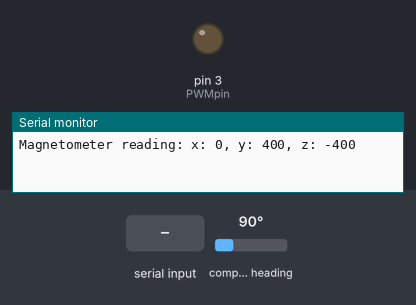
Recording of a sketch running on a simulated Arduino Uno, built with avr-gcc and run on an emulated ATmega328P. Parts: output pins drawn as LEDs (lit = HIGH), the last lines printed to the serial monitor. Wiring (inferred from the names in the program): HMC5883L compass at I2C address 0x1E. The inputs (shaded band) are chosen by the test bench; at power-on: compass heading 90°.

Above: at 1.2 s.
1.3 s: "90,45\n" received over Serial
At 2.4 s:
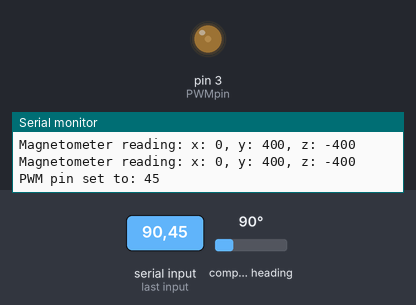
3.5 s: "30,150\n" received over Serial
At 5.2 s:
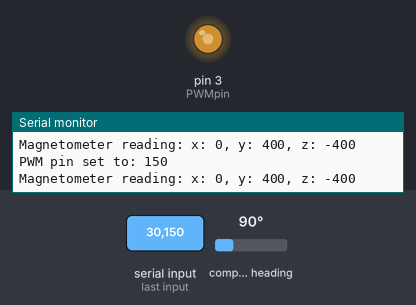
5.5 s: "90\n" received over Serial
At 6.9 s:
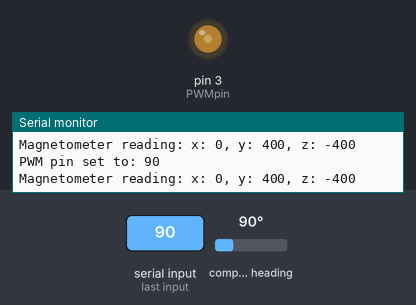
7.5 s: "200\n" received over Serial
At 8.6 s:
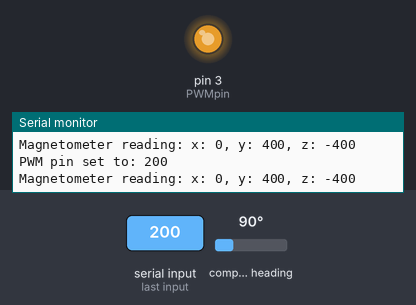
Timing chart, 0 to 10.5 s (numbered marks = the images above; inputs shaded):
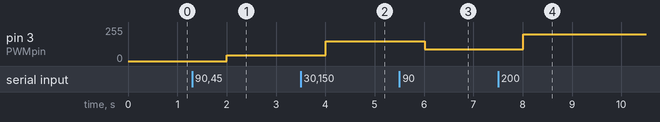

The sketch:

SetPWMReadMagnetometer.ino
```cpp
#include <Wire.h>
#define PWMpin 3
#define address 0x1E

String output;

void setup() {
  Serial.begin(9600);
  pinMode(PWMpin, OUTPUT);

  Wire.begin();
  Wire.beginTransmission(address); // open communication with HMC5883
  Wire.write(0x02); // select mode register
  Wire.write(0x00); // continuous measurement mode
  Wire.endTransmission();
}

void loop() {
  while (Serial.available() > 0) {
    int level = Serial.parseInt();
    if (Serial.read() == '\n') {
      level = constrain(level, 0, 255);
      analogWrite(PWMpin, level);
      Serial.print("PWM pin set to: ");
      Serial.println(level);
    }
  }

  delay(500);
  readMagnetometer();
  delay(500);
}

void readMagnetometer() {
  int x, y, z;
  Wire.beginTransmission(address);
  Wire.write(0x03);
  Wire.endTransmission();
  Wire.requestFrom(address, 6);
  if (Wire.available() >= 6) {
    x = Wire.read()<<8;
    x |= Wire.read();
    z = Wire.read()<<8;
    z |= Wire.read();
    y = Wire.read()<<8;
    y |= Wire.read();
  }
  output = "Magnetometer reading: x: ";
  output += x;
  output += ", y: ";
  output += y;
  output += ", z: ";
  output += z;
  Serial.println(output);
}
```

Measured:
- after the input at 1.3 s, pin 3 (PWMpin): 0/255 → 45/255 after 0.70 s
- after the input at 3.5 s, pin 3 (PWMpin): 45/255 → 150/255 after 0.51 s
- after the input at 5.5 s, pin 3 (PWMpin): 150/255 → 90/255 after 0.51 s
- after the input at 7.5 s, pin 3 (PWMpin): 90/255 → 200/255 after 0.51 s
